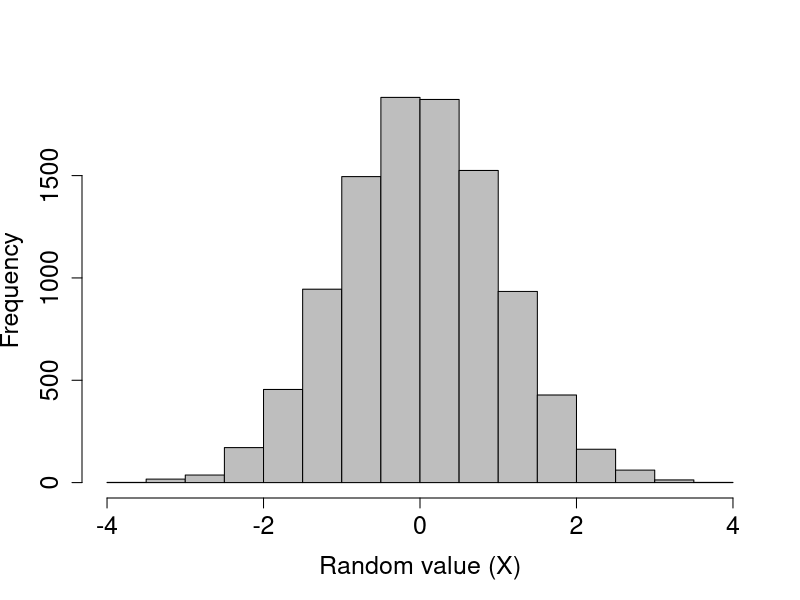
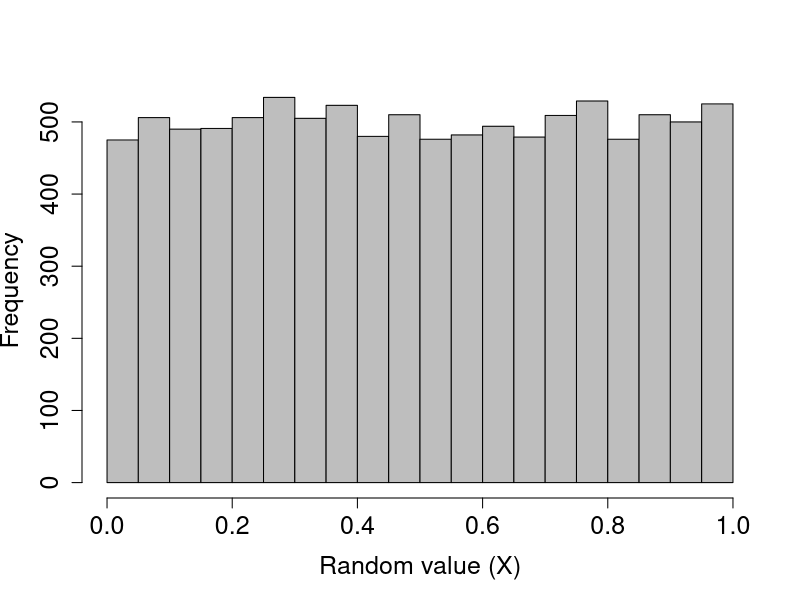

These figures' R source, in order:
## ---- chunk 1
rand_norms_10 <- rnorm(n = 10, mean = 0, sd = 1);
## ---- chunk 2
print(rand_norms_10);
## ---- chunk 3
rand_norms_10000 <- rnorm(n = 10000, mean = 0, sd = 1);
hist(rand_norms_10000, xlab = "Random value (X)", col = "grey",
     main = "", cex.lab = 1.5, cex.axis = 1.5);
## ---- chunk 4
rand_unifs_10 <- runif(n = 10, min = 0, max = 1);
## ---- chunk 5
print(rand_unifs_10);
## ---- chunk 6
rand_unifs_10000 <- runif(n = 10000, min = 0, max = 1);
hist(rand_unifs_10000, xlab = "Random value (X)", col = "grey",
     main = "", cex.lab = 1.5, cex.axis = 1.5);
